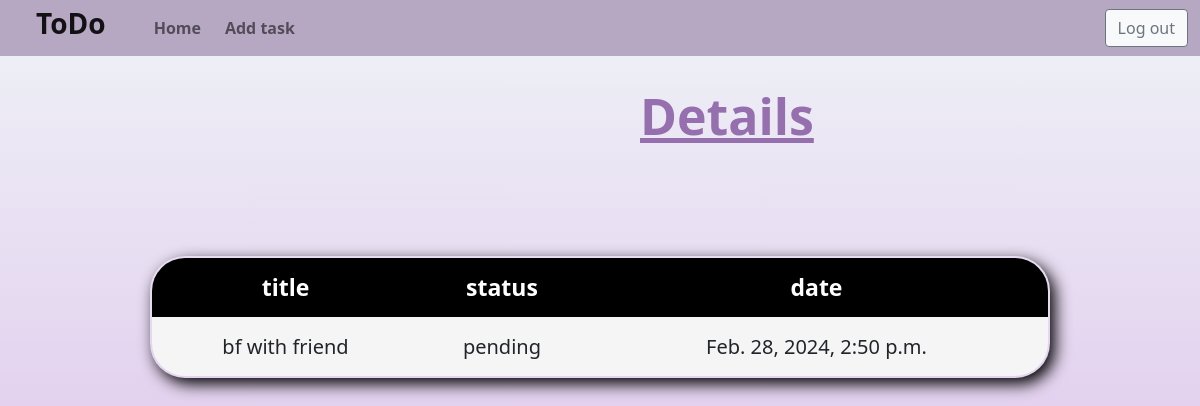
Screenshot of /todoapp/task/6/ (signed in) with the database file from the repository.
### todoapp/models.py (models this page shows, shortened)
class Task(models.Model):
    title=models.CharField(max_length=200)
    status_options=(
        ('completed','completed'),
        ('pending','pending')
    )
    status=models.CharField(max_length=200,choices=status_options,default='pending')
    date=models.DateTimeField(auto_now_add=True)
    user_object=models.ForeignKey(User,on_delete=models.CASCADE)

### todoapp/views.py (the view)
# urls.py: path("task/<int:pk>/",views.TaskDetailView.as_view(),name="task-detail"),
@method_decorator([signin_required,never_cache],name="dispatch")
class TaskDetailView(View):
    def get(self,request,*args,**kwargs):
        id=kwargs.get("pk")
        qs=Task.objects.get(id=id)
        return render(request,"task_detail.html",{"data":qs})

### todoapp/decorator.py (called while the page is built)
def signin_required(fn):
    def wrapper(request,*args,**kwargs):
        if not request.user.is_authenticated:
            messages.error(request,"invalid session")
            return redirect("signin")
        else:
            return fn(request,*args,**kwargs)
    return wrapper

### todoapp/templates/task_detail.html (shortened to what this page needs)
<!DOCTYPE html>
<html lang="en">
<head>
    <link href="https://cdn.jsdelivr.net/npm/bootstrap@5.0.2/dist/css/bootstrap.min.css" rel="stylesheet">
</head>
<body>
    <nav class="navbar navbar-expand-lg navbar-light">
        <div class="container-fluid" style="height:40px">
          <h3 class="navbar-brand fs-3 px-4" style="font-family:system-ui, -apple-system, BlinkMacSystemFont, 'Segoe UI', Roboto, Oxygen, Ubuntu, Cantarell, 'Open Sans', 'Helvetica Neue', sans-serif;"><b>ToDo</b></h3>
          <div class="collapse navbar-collapse" id="navbarSupportedContent">
            <ul class="navbar-nav me-auto mb-2 mb-lg-0 gap-2">
              <li class="nav-item">
                <a class="nav-link" aria-current="page" href="{% url 'task-list' %}" id="ee"><b>Home</b></a>
              </li>
              <li class="nav-item">
                <a class="nav-link" href="{% url 'task-add' %}" id="ee"><b>Add task</b></a>
              </li>
            </ul>
            <div class="d-flex">
              <a href="{% url 'signout' %}" class="btn btn-light btn-outline-secondary">Log out</a>
            </div>
          </div>
        </div>
      </nav>
    <h1 id="h">Details</h1>
    <center>
   <table id="t">
    <tr>
    <th>title</th>
    <th>status</th>
    <th>date</th>
    </tr>
    <tr>
        <td>{{data.title}}</td>
        <td>{{data.status}}</td>
        <td>{{data.date}}</td>
    </tr>
   </table>
</center>
</body>
</html>

### todoapp/templates/task_detail.html (style rules this page uses)
.navbar { background-color:rgb(182, 168, 195); }
body { background-color: #FFDEE9; background-image: linear-gradient(0deg, #d9b5e8 0%, #eff3f7 100%); background-repeat: no-repeat; background-size: 100% 750px; }
#t { margin-top:110px; border:2px solid black; border-collapse: collapse; border-radius: 30px; width:900px; border-radius:35px; overflow: hidden; box-shadow: 5px 6px 16px black; }
td,th { border:1px solid black; border-collapse: collapse; }
td { background-color:whitesmoke;font-size:20px;font-family: 'Segoe UI', Tahoma, Geneva, Verdana, sans-serif; }
th { color:white;background-color: black;font-size: 23px;font-family: 'Segoe UI', Tahoma, Geneva, Verdana, sans-serif; }
tr { height:60px;text-align: center; }
#h { font-size:50px;text-decoration: underline;font-weight:bolder;color:rgb(150, 111, 175);margin-left:640px;margin-top:30px; }

### rows the page displays
Task: title "bf with friend", status "pending", date "Feb. 28, 2024, 2:50 p.m."
